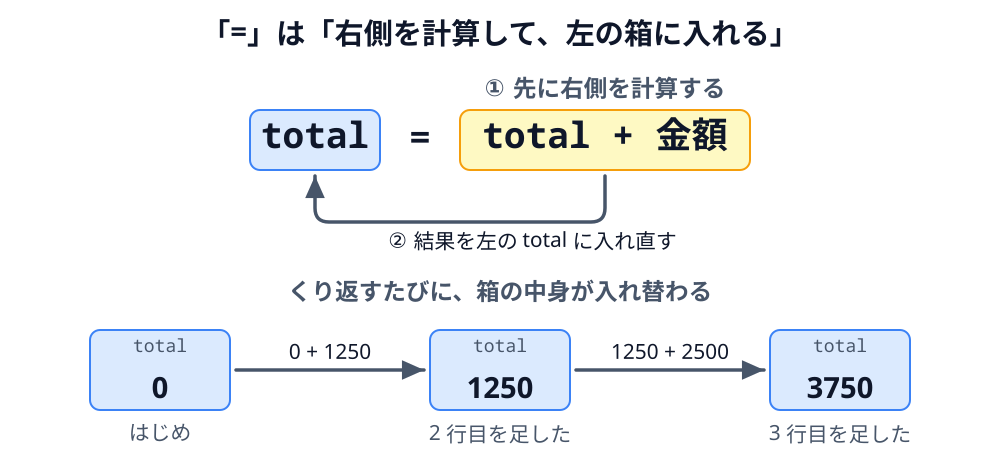

Recreate this plot in Python.
"""代入。右側を先に計算して、その結果を左の箱（変数）に入れ直す。total は 0 → 1250 → 3750（CONTAINER / CYCLE）。

3-2 と 2-2 で同じ図を使う。直したらこのファイルと SVG を 2 か所にコピーする。
"""
import sys
sys.path.insert(0, "/Users/seekseep/.claude/skills/genfig")
from genfig import Canvas

c = Canvas(1000, 470)
c.text(500, 44, "「=」は「右側を計算して、左の箱に入れる」", scale="heading")

left = c.sticky(250, 110, 130, 60, color="blue", rx=10, weight="thin")
c.text(315, 148, "total", scale="title", font="technical")
c.text(420, 150, "=", scale="title")
right = c.sticky(460, 110, 290, 60, color="yellow", rx=10, weight="thin")
c.text(605, 148, "total + 金額", scale="title", font="technical")
c.text(605, 96, "① 先に右側を計算する", scale="label")
c.link((right, "s"), (left, "s"), route="elbow", label="② 結果を左の total に入れ直す",
       label_scale="body", label_pos="below")

c.text(500, 300, "くり返すたびに、箱の中身が入れ替わる", scale="label")
boxes = []
for k, (x, v, cap) in enumerate([(90, "0", "はじめ"), (430, "1250", "2 行目を足した"),
                                 (770, "3750", "3 行目を足した")]):
    b = c.sticky(x, 330, 140, 80, color="blue", rx=10, weight="thin")
    c.text(x + 70, 352, "total", scale="caption", font="technical")
    c.text(x + 70, 398, v, scale="heading")
    c.text(x + 70, 440, cap, scale="body")
    boxes.append(b)
c.link(boxes[0], boxes[1], label="0 + 1250", label_scale="body", label_pos="above")
c.link(boxes[1], boxes[2], label="1250 + 2500", label_scale="body", label_pos="above")
c.save("92-assign.svg")
